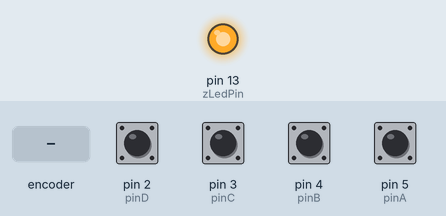
A sketch run on a simulated Arduino Uno, built with avr-gcc and run on an emulated ATmega328P. Parts: output pins drawn as LEDs (lit = HIGH). Dashed ring = blinking. The test bench sets the inputs (shaded band); at power-on: pin 2 (pinD), pin 3 (pinC), pin 4 (pinB), pin 5 (pinA) HIGH.

Above: at 1.2 s.
1.3 s: rotary encoder on pin 5 (pinA) / pin 4 (pinB) turned 3 steps (first pin leading)
At 1.56 s:
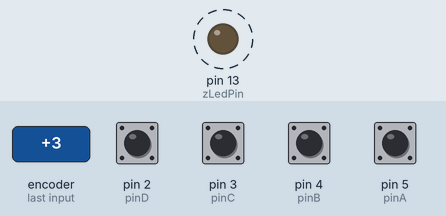
3.4 s: pin 2 (pinD) pulled LOW for 3.2 s
At 4.4 s:
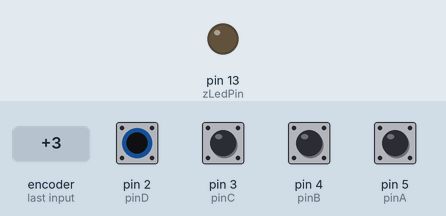
Timing chart, 0 to 8.1 s (numbered marks = the images above; inputs shaded):
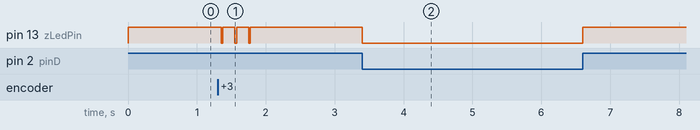

Measured:
- after the input at 1.3 s, pin 13 (zLedPin): alternates HIGH for 0.18 s and LOW for 0.02 s, 6 changes in all, then stays HIGH, starting after 0.05 s
- after the input at 3.4 s, pin 13 (zLedPin): HIGH → LOW at once, → HIGH 3.2 s later

The sketch:

Software_Logik_Programm.ino
```cpp
// Software-Logik für boolesche Funktion, Ausgabe von Z auf LED

// Pins für Taster
const int pinA   = 5;  // A → D5
const int pinB   = 4;  // B → D4
const int pinC   = 3;  // C → D3
const int pinD   = 2;  // D → D2

// LED für Z
const int zLedPin = 13; // / → D13

void setup() {
  // Taster mit internem Pull-Up
  pinMode(pinA, INPUT_PULLUP);
  pinMode(pinB, INPUT_PULLUP);
  pinMode(pinC, INPUT_PULLUP);
  pinMode(pinD, INPUT_PULLUP);

  // LED als Ausgang
  pinMode(zLedPin, OUTPUT);

}

void loop() {
  // Eingänge lesen (HIGH = gedrückt)
  bool A = digitalRead(pinA);
  bool B = digitalRead(pinB);
  bool C = digitalRead(pinC);
  bool D = digitalRead(pinD);

  // Logikfunktion
  bool Z = (B && D) || (A && !C) || (C && !A) || (D && !C);

  // LED-Ausgabe
  digitalWrite(zLedPin, Z);
}
```
